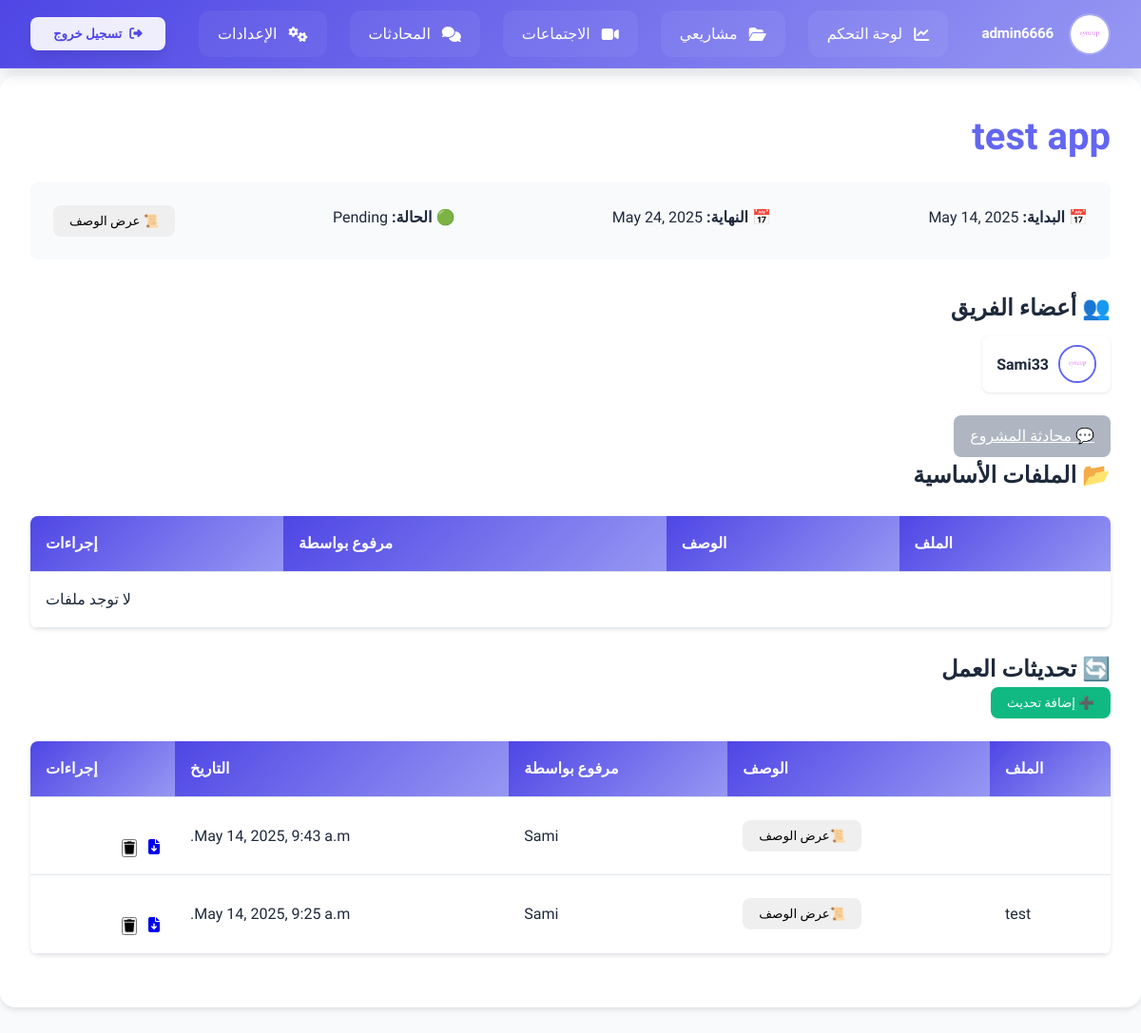
Page /projects/45/ (signed in) on the committed database.
### users/models.py (models this page shows, shortened)
class CustomUser(AbstractUser):
    phone_regex = RegexValidator(
        regex=r'^05\d{8}$',
        message="Phone number must start with 05 and be exactly 10 digits."
    )
    phone_number = models.CharField(
        max_length=10,
        unique=True,
        validators=[phone_regex],
        help_text="Phone number must start with 05 and contain exactly 10 digits."
    )
    ROLE_CHOICES = [
        ('member', 'Member'),
        ('expert', 'Expert')
    ]
    role = models.CharField(
        max_length=10,
        choices=ROLE_CHOICES,
        default='member'
    )
    profile_image = models.ImageField(
        upload_to='profile_pics/',
        default='profile_pics/p.png',
        blank=True,
        null=True
    )
    short_bio = models.CharField(
        max_length=15,
        blank=True,
        help_text="Short description (e.g., AI Expert, UI Guru)."
    )
    full_bio = models.TextField(
        blank=True,
        help_text="Detailed biography or personal summary."
    )
    groups = models.ManyToManyField(
        'auth.Group',
        related_name='custom_user_groups',
        blank=True
    )
    user_permissions = models.ManyToManyField(
        'auth.Permission',
        related_name='custom_user_permissions',
        blank=True
    )

### projects/models.py (models this page shows, shortened)
class Project(models.Model):
    STATUS_CHOICES = [
        ('pending', 'Pending'),
        ('in_progress', 'In Progress'),
        ('completed', 'Completed'),
    ]
    COLOR_CHOICES = [
        ('purple', 'Purple'),
        ('red', 'Red'),
        ('blue', 'Blue'),
        ('green', 'Green'),
        ('orange', 'Orange'),
        ('pink', 'Pink'),
    ]
    name = models.CharField(max_length=255)  # Project name
    description = models.TextField(blank=True, null=True)  # Project description
    start_date = models.DateField()  # Start date
    end_date = models.DateField(blank=True, null=True)  # End date
    owner = models.ForeignKey(CustomUser, on_delete=models.CASCADE, related_name='owned_projects')  # Project owner
    members = models.ManyToManyField(CustomUser, related_name='projects', blank=True)  # Project members
    created_at = models.DateTimeField(auto_now_add=True)  # Creation date
    category = models.ForeignKey(ProjectType, on_delete=models.CASCADE)
    status = models.CharField(max_length=20, choices=STATUS_CHOICES, default='pending')  # Project status
    logo = models.ImageField(upload_to='project_logos/', blank=True, null=True)  # Project logo
    project_color = models.CharField(max_length=10, choices=COLOR_CHOICES, default='blue')  # Project color
    def update_progress(self):
        total_tasks = self.tasks.count()  # Total number of tasks
        completed_tasks = self.tasks.filter(status='completed').count()  # Completed tasks
        if total_tasks > 0:
            self.progress = int((completed_tasks / total_tasks) * 100)
        else:
            self.progress = 0  # If no tasks, progress is 0%
        self.save()  # Save the updates

class ProjectAttachment(models.Model):
    project = models.ForeignKey(Project, on_delete=models.CASCADE, related_name='attachments')
    file = models.FileField(upload_to='project_attachments/')
    file_name = models.CharField(max_length=255, blank=False)  # ✅ اسم الملف يُدخله المستخدم
    description = models.TextField(blank=True, null=True)  # ✅ وصف اختياري
    uploaded_at = models.DateTimeField(auto_now_add=True)  # ✅ تاريخ الإرفاق تلقائي
    uploaded_by = models.ForeignKey(CustomUser, on_delete=models.CASCADE, related_name='uploaded_files')  # ✅ من قام بالرفع
    is_main_file = models.BooleanField(default=False)  # ✅ تحديد إذا كان ملفًا رئيسيًا أم تحديثًا

### projects/views.py (the view, shortened to what this page needs)
# urls.py: path('<int:project_id>/', project_detail, name='project_detail'),  # عرض تفاصيل مشروع معين
@login_required
def project_detail(request, project_id):
    project = get_object_or_404(Project, id=project_id)
    project.update_progress()
    if not request.user.is_superuser and project.owner != request.user and request.user not in project.members.all():
        messages.error(request, "You do not have permission to view this project.")
        return redirect('projects_list')
    members = project.members.all()
    is_owner = project.owner == request.user
    is_member = request.user in project.members.all()
    pending_requests = []
    if is_owner:
        pending_requests = JoinRequest.objects.filter(project=project, status='pending')
    user_join_request = None
    if not is_owner and not is_member:
        user_join_request = JoinRequest.objects.filter(project=project, user=request.user, status='pending').first()
    available_users = CustomUser.objects.exclude(id__in=project.members.values_list('id', flat=True)).exclude(id=project.owner.id)
    main_files = ProjectAttachment.objects.filter(project=project, is_main_file=True)
    update_files = ProjectAttachment.objects.filter(project=project, is_main_file=False).order_by('-uploaded_at')
    return render(request, 'project_detail.html', {
        'project': project,
        'members': members,
        'is_owner': is_owner,
        'is_member': is_member,
        'pending_requests': pending_requests,
        'user_join_request': user_join_request,
        'available_users': available_users,  # ✅ تمرير المستخدمين المتاحين لدعوتهم
        'main_files': main_files,  # ✅ تمرير الملفات الرئيسية إلى القالب
        'update_files': update_files,  # ✅ تمرير التحديثات إلى القالب
    })

### templates/project_detail.html (shortened to what this page needs)
<!DOCTYPE html>
<html lang="en">
    <head>
</head>
<body>
{% include 'navbar.html' %}
<div class="container">
    <div class="top-section">
        <div class="project-card">
            <h1>{{ project.name }}</h1>
            <div class="project-meta">
                <p>📅 <strong>البداية:</strong> {{ project.start_date }}</p>
                <p>📅 <strong>النهاية:</strong> {{ project.end_date }}</p>
                <p>🟢 <strong>الحالة:</strong> {{ project.get_status_display }}</p>
                <button class="btn btn-info" onclick="openDescriptionModal(`{{ project.description|escapejs }}`)">
                    📜 عرض الوصف
                </button>
            </div>
        </div>
        <div class="members-card">
            <h2>👥 أعضاء الفريق</h2>
            <div class="members-grid">
                {% for member in members %}
                <div class="member-card">
                    <img src="{{ member.profile_image.url }}" alt="Avatar" class="member-avatar">
                    <span class="member-name">{{ member.username }}</span>
                </div>
                {% empty %}
                <p>لا يوجد أعضاء بعد</p>
                {% endfor %}
            </div>
        </div>
        <div class="btn-group">
            <a href="{% url 'project_chat' project.id %}" class="btn" style="background: #afb6c2; color: white;">💬 محادثة المشروع</a>
        </div>
        <div class="file-section">
            <h2>📂 الملفات الأساسية</h2>
            <table>
                <thead>
                    <tr>
                        <th>الملف</th>
                        <th>الوصف</th>
                        <th>مرفوع بواسطة</th>
                        <th>إجراءات</th>
                    </tr>
                </thead>
                <tbody>
                    {% for file in main_files %}
                    <tr>
                        <td data-label="الملف">{{ file.file_name }}</td>
                        <td data-label="الوصف">
                            <button class="btn btn-info" onclick="openDescriptionModal(`{{ file.description|escapejs|default:'لا يوجد وصف' }}`)">
                                📜عرض الوصف
                            </button>
                        </td>
                        <td data-label="مرفوع بواسطة">{{ file.uploaded_by.username }}</td>
                        <td data-label="إجراءات">
                            <div class="btn-group">
                                <a href="{{ file.file.url }}" class="btn-icon btn-download-icon" download>
                                    <i class="fa-solid fa-file-arrow-down"></i>
                                </a>
                                <form method="POST" action="{% url 'delete_attachment' file.id %}">
                                    {% csrf_token %}
                                    <button type="submit" class="btn-icon btn-delete-icon">
                                        <i class="fa-solid fa-trash"></i>
                                    </button>
                                </form>
                            </div>
                        </td>
                    </tr>
                    {% empty %}
                    <tr>
                        <td colspan="4" class="text-center">لا توجد ملفات</td>
                    </tr>
                    {% endfor %}
                </tbody>
            </table>
        </div>
        <div class="file-section">
            <h2>🔄 تحديثات العمل</h2>
            <button class="btn btn-upload" onclick="openUploadModal()">➕ إضافة تحديث</button>
            <table>
                <thead>
                    <tr>
                        <th>الملف</th>
                        <th>الوصف</th>
                        <th>مرفوع بواسطة</th>
                        <th>التاريخ</th>
                        <th>إجراءات</th>
                    </tr>
                </thead>
                <tbody>
                    {% for file in update_files %}
                    <tr>
                        <td data-label="الملف">{{ file.file_name }}</td>
                        <td data-label="الوصف">
                            <button class="btn btn-info" onclick="openDescriptionModal(`{{ file.description|escapejs|default:'لا يوجد وصف' }}`)">
                                📜عرض الوصف
                            </button>
                        </td>
                        <td data-label="مرفوع بواسطة">{{ file.uploaded_by.username }}</td>
                        <td data-label="التاريخ">{{ file.uploaded_at }}</td>
                        <td data-label="إجراءات">
                            <div class="btn-group">
                                <a href="{{ file.file.url }}" class="btn-icon btn-download-icon" download>
                                    <i class="fa-solid fa-file-arrow-down"></i>
                                </a>
                                <form method="POST" action="{% url 'delete_attachment' file.id %}">
                                    <button type="submit" class="btn-icon btn-delete-icon">
                                        <i class="fa-solid fa-trash"></i>
                                    </button>
                                </form>
                            </div>
                        </td>
                    </tr>
                    {% empty %}
                    <tr>
                        <td colspan="5" class="text-center">لا توجد تحديثات حتى الآن</td>
                    </tr>
                    {% endfor %}
                </tbody>
            </table>
        </div>
    </div>
</div>
</body>
</html>

### templates/navbar.html (shortened to what this page needs)
<!DOCTYPE html>
<html lang="ar" dir="rtl">
<head>
    <link rel="stylesheet" href="https://cdnjs.cloudflare.com/ajax/libs/font-awesome/6.4.2/css/all.min.css">
</head>
<body>
    <nav class="navbar">
        <div class="profile">
            <img src="{{ user.profile_image.url }}"
                 class="profile__image"
                 onerror="this.onerror=null; this.src='/media/profile_pics/p.png';"
                 alt="صورة المستخدم">
            <span class="profile__name">{{ user.username }}</span>
        </div>
        <div class="nav-links">
            {% if user.role != 'expert' %}
                <a href="{% url 'dashboard' %}" class="nav-link">
                    <i class="fas fa-chart-line"></i>
                    <span>لوحة التحكم</span>
                </a>
                <a href="{% url 'projects_list' %}" class="nav-link">
                    <i class="fas fa-folder-open"></i>
                    <span>مشاريعي</span>
                </a>
            {% endif %}
            {% if user.role == 'expert' %}
                <a href="{% url 'expert_availability_manage' %}" class="nav-link">
                    <i class="fas fa-calendar-alt"></i>
                    <span>مواعيدي</span>
                </a>
                <a href="{% url 'edit_expert_bio' %}" class="nav-link">
                    <i class="fas fa-user-edit"></i>
                    <span>السيرة الذاتية</span>
                </a>
            {% else %}
                <a href="{% url 'meeting_list' %}" class="nav-link">
                    <i class="fas fa-video"></i>
                    <span>الاجتماعات</span>
                </a>
            {% endif %}
            <a href="{% url 'chat_list' %}" class="nav-link">
                <i class="fas fa-comments"></i>
                <span>المحادثات</span>
            </a>
            <a href="{% url 'settings' %}" class="nav-link">
                <i class="fas fa-cogs"></i>
                <span>الإعدادات</span>
            </a>
        </div>
        <form id="logout-form" action="{% url 'logout' %}" method="post">
            <button type="submit" class="logout">
                <i class="fas fa-sign-out-alt"></i>
                <span class="logout__text">تسجيل خروج</span>
            </button>
        </form>
    </nav>
</body>
</html>

### rows in the picture
CustomUser: profile_image (picture), username "admin6666"
Project: name "test app", start_date "May 14, 2025", end_date "May 24, 2025", status "Pending"
CustomUser: profile_image (picture), username "Sami33"
ProjectAttachment: uploaded_by.username "Sami", uploaded_at "May 14, 2025, 9:43 a.m."
ProjectAttachment: file_name "test", uploaded_by.username "Sami", uploaded_at "May 14, 2025, 9:25 a.m."
